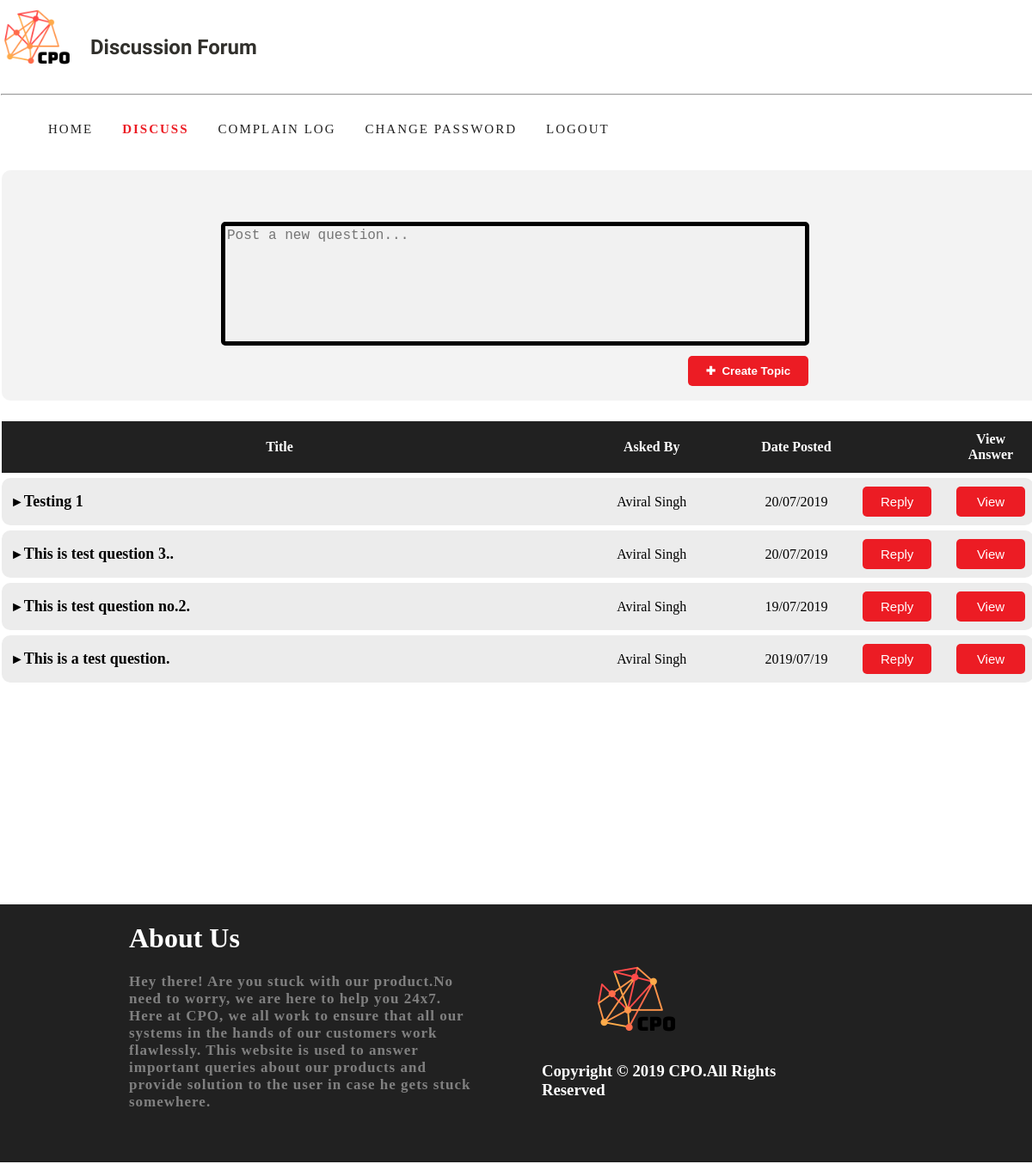
Before: /userzone/discussion (signed in, upper part) with the older database file.
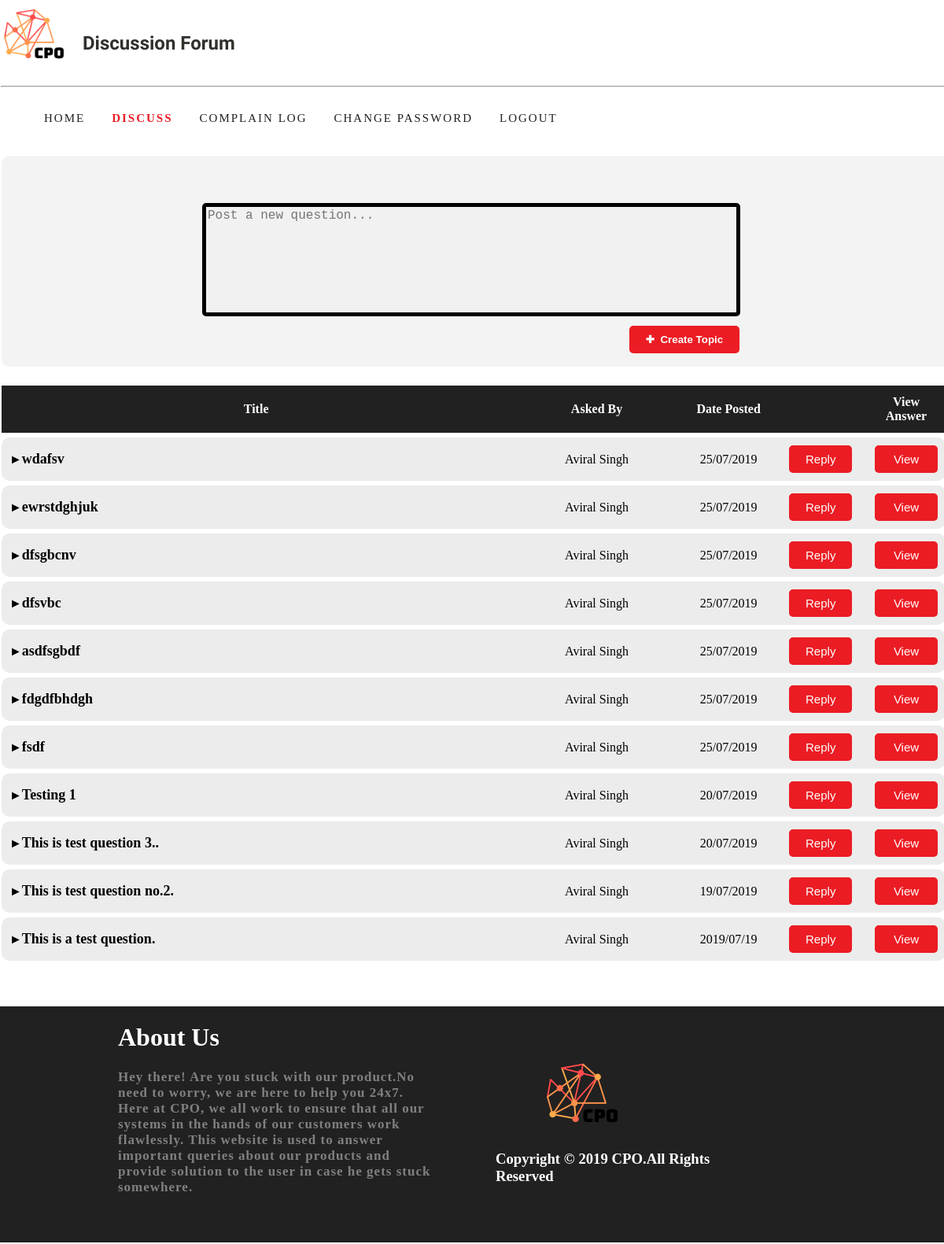
After: the same page with the newer database file.
### userzone/models.py (models this page shows)
class Question(models.Model):
    qid=models.AutoField(primary_key=True)
    questiontext=models.TextField()
    askedby=models.CharField(max_length=50)
    posteddate=models.CharField(max_length=30)

### userzone/views.py (the view)
def discussion(request):
    try:
        if request.session['userid']:
            quest=Question.objects.all()
            return render(request,'discussion.html',{'quest':quest})
        else:
            return render(request,'login.html')
    except KeyError:
        return render(request,'login.html')

### userzone/templates/discussion.html (shortened to what this page needs)
<!DOCTYPE html>
<html lang="en">
<head>
    {% load static %}
    <link href="{% static 'css\style2.css' %}" rel="stylesheet" />
</head>
<body>
<div id="outer">
    <div id="p1">
        <div class="s1">
            <a href="{% url 'userzone:userhome' %}"><div class="s3" style="background-image:url('{% static "images/logo.png" %}');background-size:100%;background-repeat:no-repeat;"></div></a>
            <div class="s4">
            <h2 style="margin-top:40px;margin-left:20px;color:#31302c;font-family:aclonica;text-shadow:2px 2px 5px white;" id="txt">Discussion Forum</h2>
            </div>
            <div class="s5" style="border:none;">
            </div>
        </div>
        <hr style="background-color:black;"/>
    <div id="menu">
	    <ul>
		    <li><a href="{% url 'userzone:userhome' %}">HOME</a></li>
		    <li><a style="font-weight:900;color:#ec1c24;" href="{% url 'userzone:discussion' %}">DISCUSS</a></li>
		    <li><a href="{% url 'userzone:complainlog' %}">COMPLAIN LOG</a></li>
		    <li><a href="{% url 'userzone:changepassword' %}">CHANGE PASSWORD</a></li>
		    <li><a href="{% url 'userzone:logout' %}">LOGOUT</a></li>
		</ul>
	</div>
    <div class="s6">
        <div class="a4">
        <form action="{% url 'userzone:postquestion' %}" method="post">
        <table border="0" style="margin:20px 250px;width:70%;">
            <tr>
                <td style="font-size:18px;font-weight:900;">&nbsp</td>
            </tr>
            <tr>
                <td>
                    <textarea class="box4" name="questiontext" placeholder="Post a new question..." required></textarea>
                </td>
            </tr>
            <td>
                <input type="submit" value="✚  Create Topic" class="button4" style="margin-left:543px;"/>
            </td>
        </table>
        </form>
        </div>
        <table border="0" style="width:100%;margin:0 auto;">
            <tr>
                <th width="60%">Title</th>
                <th width="20%">Asked By</th>
                <th width="10%">Date Posted</th>
                <th width="10%">&nbsp</th>
                <th>View Answer</th>
            </tr><br/>
            {% for q in quest reversed %}
            <tr>
                <td class="t1" style="max-width:720px;word-wrap:break-word;">►<a id="t2" href="{% url 'userzone:viewanswer' q.qid %}">{{ q.questiontext }}</a></td>
                <td class="t1" align="center">{{ q.askedby }}</td>
                <td class="t1" align="center">{{ q.posteddate }}</td>
                <td class="t1" align="center"><a href="{% url 'userzone:answer' q.qid %}"><button class="button2">Reply</button></a></td>
                <td class="t1" align="center"><a href="{% url 'userzone:viewanswer' q.qid %}"><button class="button2">View</button></a></td>
            </tr>
            {% endfor %}
        </table>
    </div>
    </div>
<div class="s9">
    <div class="s11"></div>
    <div class="s10">
        <h1 style="color:white;">About Us</h1>
        <p style="font-family:calibri;color:#808080;letter-spacing:1px;font-weight:900;font-size:17px;">Hey there! Are you
            stuck with our product.No need to worry, we are here to help you 24x7.  Here at CPO, we all work to ensure that all
        our systems in the hands of our customers work flawlessly.  This website is used to answer important queries about
        our products and provide solution to the user in case he gets stuck somewhere.</p>
    </div>
    <div class="s10">
        <img src="{% static 'images/logo.png' %}" height="100px" width="100px" style="margin-left:140px;margin-top:60px;"/>
        <h3 style="color:white;margin-left:80px;font-family:calibri;">Copyright &copy 2019 CPO.All Rights Reserved</h3>
    </div>
</div>
</div>
</body>

Changed rows visible on the page:
added Question: questiontext "wdafsv", askedby "Aviral Singh", posteddate "25/07/2019"
added Question: questiontext "ewrstdghjuk", askedby "Aviral Singh", posteddate "25/07/2019"
added Question: questiontext "dfsgbcnv", askedby "Aviral Singh", posteddate "25/07/2019"
added Question: questiontext "dfsvbc", askedby "Aviral Singh", posteddate "25/07/2019"
added Question: questiontext "asdfsgbdf", askedby "Aviral Singh", posteddate "25/07/2019"
added Question: questiontext "fdgdfbhdgh", askedby "Aviral Singh", posteddate "25/07/2019"
added Question: questiontext "fsdf", askedby "Aviral Singh", posteddate "25/07/2019"
